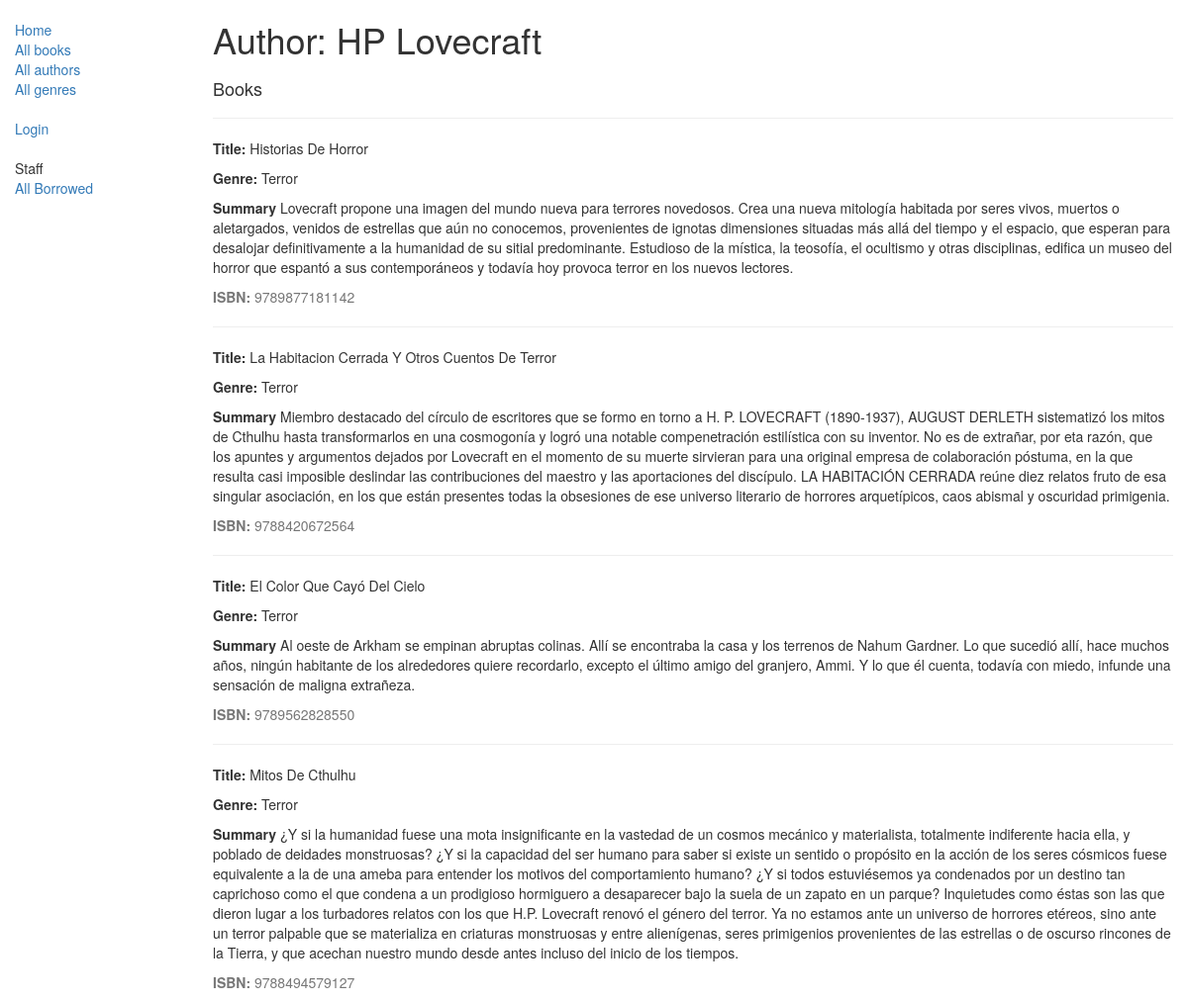
The app's page /catalog/author/1 with its own data.
### catalog/models.py (models this page shows, shortened)
class Author(models.Model):
    first_name = models.CharField(max_length=100)
    last_name = models.CharField(max_length=100)
    date_of_birth = models.DateField(null=True, blank=True)
    date_of_death = models.DateField('Died', null=True, blank=True)

class Book(models.Model):
    title = models.CharField(max_length=200)
    author = models.ForeignKey('Author', on_delete=models.SET_NULL, null=True)
    summary = models.TextField(max_length=1000, help_text="Ingrese una breve descripción del libro")
    isbn = models.CharField('ISBN', max_length=13,
                            help_text='13 Caracteres <a href="https://www.isbn-international.org/content/what-isbn">ISBN number</a>')
    genre = models.ManyToManyField(Genre, help_text="Seleccione un genero para este libro")
    def display_genre(self):
        return ', '.join([genre.name for genre in self.genre.all()])
    display_genre.short_description = 'Genre'

class Genre(models.Model):
    name = models.CharField(max_length=200,
                            help_text="Ingrese el nombre del género (p. ej. Ciencia Ficción, Poesía Francesa etc.)")

### catalog/views.py (the view)
# urls.py: url(r'^author/(?P<pk>\d+)$', views.AuthorDetailView.as_view(), name='author-detail'),
class AuthorDetailView(generic.DetailView):
    model = Author

### catalog/templates/catalog/author_detail.html
{% extends "base_generic.html" %}
{% block content %}
    <h1>Author: {{ author.first_name }} {{ author.last_name }}</h1>
    <div style="margin-left:0px;margin-top:20px">
        <h4>Books</h4>
        {% for list_books in author.book_set.all %}
            <hr>
            <p><strong>Title:</strong> {{ list_books.title }}</p>
            <p><strong>Genre:</strong> {{ list_books.display_genre }}</p>
            <p><strong>Summary</strong> {{ list_books.summary }}</p>
            <p class="text-muted"><strong>ISBN:</strong> {{ list_books.isbn }}</p>
        {% endfor %}
    </div>
{% endblock %}

### records on screen
Author: first_name "HP", last_name "Lovecraft"
Book: title "Historias De Horror", display_genre "Terror", summary "Lovecraft propone una imagen del mundo nueva para terrores novedosos. Crea una nueva mitología habitada por seres vivos, muertos o aletargados, venidos de estrellas que aún no conocemos, provenientes de ignotas dimensiones situadas más allá del tiempo y el espacio, que esperan para desalojar definitivamente a la humanidad de su sitial predominante. Estudioso de la mística, la teosofía, el ocultismo y otras disciplinas, edifica un museo del horror que espantó a sus contemporáneos y todavía hoy provoca terror en los nuevos lectores.", isbn "9789877181142"
Book: title "La Habitacion Cerrada Y Otros Cuentos De Terror", display_genre "Terror", summary "Miembro destacado del círculo de escritores que se formo en torno a H. P. LOVECRAFT (1890-1937), AUGUST DERLETH sistematizó los mitos de Cthulhu hasta transformarlos en una cosmogonía y logró una notable compenetración estilística con su inventor. No es de extrañar, por eta razón, que los apuntes y argumentos dejados por Lovecraft en el momento de su muerte sirvieran para una original empresa de colaboración póstuma, en la que resulta casi imposible deslindar las contribuciones del maestro y las aportaciones del discípulo. LA HABITACIÓN CERRADA reúne diez relatos fruto de esa singular asociación, en los que están presentes todas la obsesiones de ese universo literario de horrores…", isbn "9788420672564"
Book: title "El Color Que Cayó Del Cielo", display_genre "Terror", summary "Al oeste de Arkham se empinan abruptas colinas. Allí se encontraba la casa y los terrenos de Nahum Gardner. Lo que sucedió allí, hace muchos años, ningún habitante de los alrededores quiere recordarlo, excepto el último amigo del granjero, Ammi. Y lo que él cuenta, todavía con miedo, infunde una sensación de maligna extrañeza.", isbn "9789562828550"
Book: title "Mitos De Cthulhu", display_genre "Terror", summary "¿Y si la humanidad fuese una mota insignificante en la vastedad de un cosmos mecánico y materialista, totalmente indiferente hacia ella, y poblado de deidades monstruosas? ¿Y si la capacidad del ser humano para saber si existe un sentido o propósito en la acción de los seres cósmicos fuese equivalente a la de una ameba para entender los motivos del comportamiento humano? ¿Y si todos estuviésemos ya condenados por un destino tan caprichoso como el que condena a un prodigioso hormiguero a desaparecer bajo la suela de un zapato en un parque? Inquietudes como éstas son las que dieron lugar a los turbadores relatos con los que H.P. Lovecraft renovó el género del terror. Ya no estamos ante un…", isbn "9788494579127"
